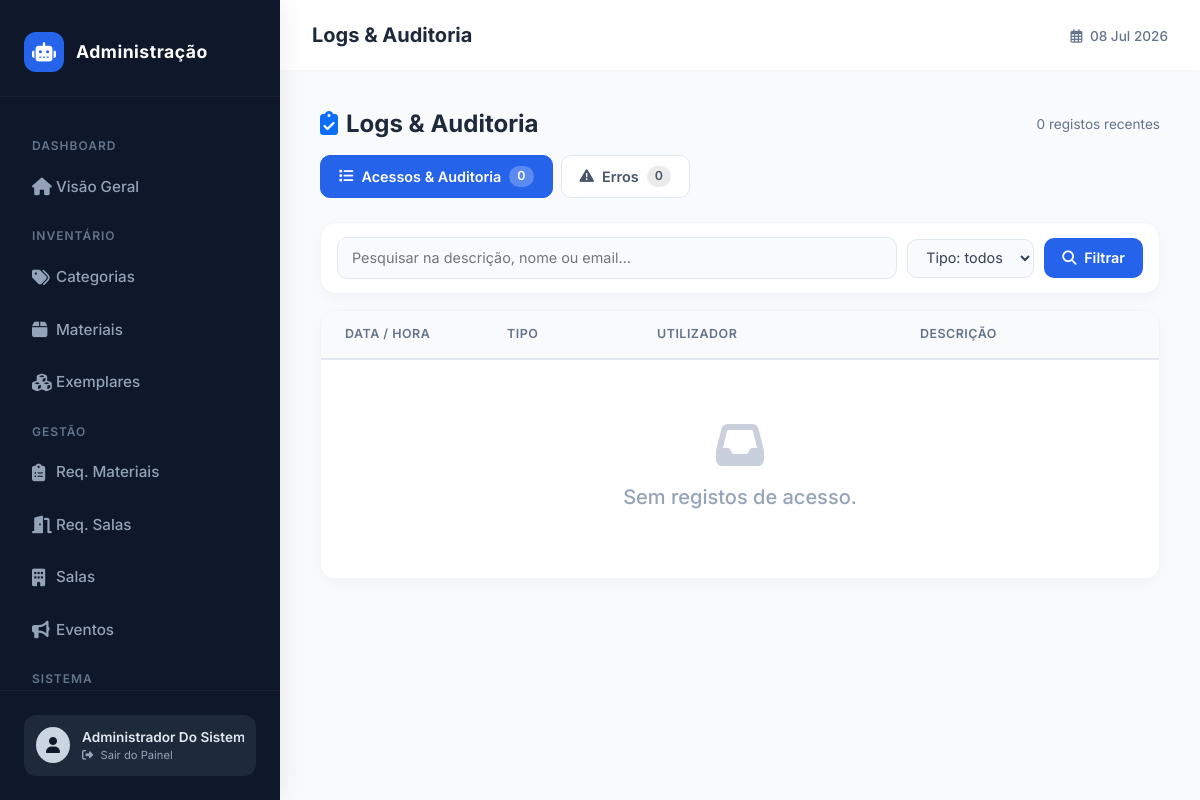
Before: /public/admin/logs (signed in) with the older database file.
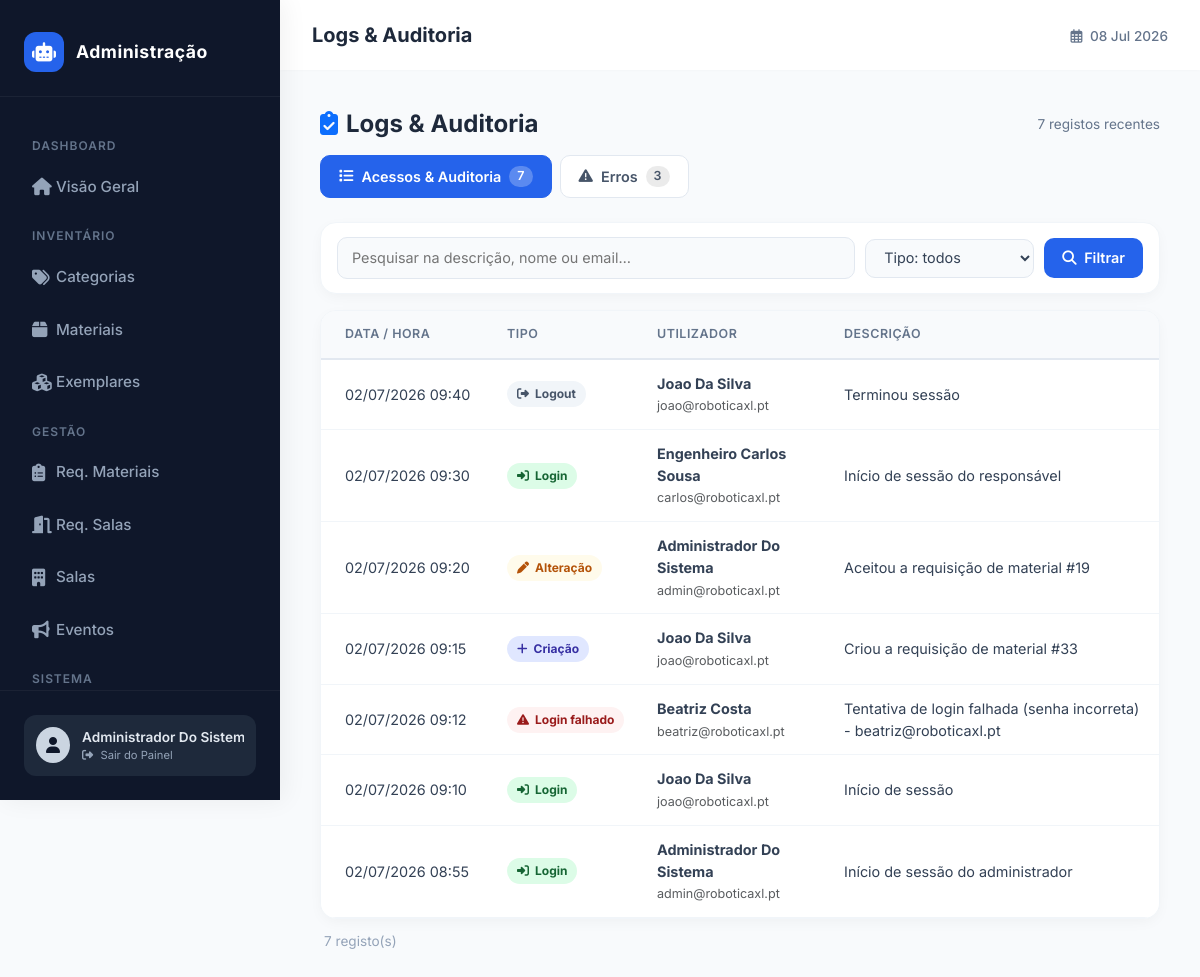
After: the same page with the newer database file.
### tables this page shows
CREATE TABLE IF NOT EXISTS `utilizador` (
  `id` INT NOT NULL AUTO_INCREMENT,
  `tipo` ENUM('ALUNO', 'PROFESSOR', 'ADMIN', 'RESPONSAVEL') NOT NULL,
  `nome` VARCHAR(100) NOT NULL,
  `email` VARCHAR(255) NOT NULL,
  `password_hash` VARCHAR(255) NOT NULL,
  `data_nascimento` DATE NOT NULL,
  `telefone` VARCHAR(20) NOT NULL,
  `linkedin` VARCHAR(255) NULL DEFAULT NULL,
  `turma` VARCHAR(10) NULL DEFAULT NULL,
  `foto` MEDIUMBLOB NULL DEFAULT NULL,
  `email_verificado` TINYINT(1) NOT NULL DEFAULT 0,
  `email_verificacao_token` VARCHAR(128) NULL DEFAULT NULL,
  `reset_token` VARCHAR(128) NULL DEFAULT NULL,
  `reset_expira` DATETIME NULL DEFAULT NULL,
  PRIMARY KEY (`id`),
  UNIQUE INDEX `email_UNIQUE` (`email` ASC));

CREATE TABLE IF NOT EXISTS `log_acesso` (
  `id` INT NOT NULL AUTO_INCREMENT,
  `id_utilizador` INT NULL DEFAULT NULL,
  `tipo` ENUM('LOGIN','LOGOUT','LOGIN_FALHADO','REGISTO','CRIACAO','ALTERACAO','ELIMINACAO','ACAO') NOT NULL DEFAULT 'ACAO',
  `descricao` VARCHAR(255) NOT NULL,
  `ip` VARCHAR(45) NULL DEFAULT NULL,
  `data_hora` DATETIME NOT NULL DEFAULT CURRENT_TIMESTAMP,
  PRIMARY KEY (`id`),
  INDEX `idx_logacesso_data` (`data_hora`),
  INDEX `idx_logacesso_util` (`id_utilizador`)
);

### app/core/Controller.php (called while the page is built, shortened)
<?php
class Controller
{
    protected function viewAdmin(string $view, array $data = [], string $breadcrumb = '', string $adminSection = '')
    {
        require __DIR__ . '/../views/layouts/admin.php';
    }
}

### app/controllers/AdminController.php (called while the page is built, shortened)
<?php
require_once __DIR__ . '/../core/Controller.php';
require_once __DIR__ . '/../core/Auth.php';
require_once __DIR__ . '/../models/Log.php';
class AdminController extends Controller
{
    public function logs()
    {
        $logModel = new Log();
        $todos = $logModel->acessos(2000);
        $filtrados = $this->aplicarFiltros($todos, ['descricao', 'utilizador_nome', 'utilizador_email'], ['tipo' => 'tipo']);
        $paginacao = $this->paginar($filtrados, 8);
        $this->viewAdmin('administracao/logs/index', [
            'acessos'    => $paginacao['itens'],
            'paginacao'  => $paginacao,
            'tiposLog'   => $this->opcoesDe($todos, 'tipo'),
            'totalErros' => $logModel->contarErros(),
        ], 'Logs & Auditoria', 'logs');
    }
}

### app/core/Router.php (called while the page is built, shortened)
<?php
class Router
{
    public function run()
    {
        $url = $_GET['url'] ?? 'home/index';
        $url = trim($url, '/');
        $parts = explode('/', $url);
        $method = $parts[1] ?? 'index';
        $params = array_slice($parts, 2);
        $controller = new $controllerName();
        call_user_func_array([$controller, $method], $params);
    }
}

### public/index.php (called while the page is built, shortened)
<?php
require_once __DIR__ . '/../app/core/Router.php';
$router = new Router();
$router->run();

### app/core/Auth.php (called while the page is built, shortened)
<?php
class Auth
{
    public static function user()
    {
        return $_SESSION['user'] ?? null;
    }
}

### app/config/database.php (called while the page is built, shortened)
<?php
class Database
{
    private static ?PDO $instance = null;
    public static function getInstance(): PDO
    {
        if (self::$instance === null) {
            $dsn = 'mysql:host=' . DB_HOST . ';port=' . DB_PORT . ';dbname=' . DB_NAME . ';charset=utf8mb4';
            $opcoes = [PDO::ATTR_ERRMODE => PDO::ERRMODE_EXCEPTION];
            try {
                self::$instance = new PDO($dsn, DB_USER, DB_PASS, $opcoes);
            } catch (PDOException $e) {
                die('Erro de ligação à BD: ' . $e->getMessage());
            }
        }
        return self::$instance;
    }
}

### app/models/Log.php (called while the page is built, shortened)
<?php
require_once __DIR__ . '/../core/Model.php';
class Log extends Model
{
    public function acessos(int $limite = 300): array
    {
        $limite = max(1, min(1000, $limite));
        $sql = "SELECT l.*, u.nome AS utilizador_nome, u.email AS utilizador_email
                FROM log_acesso l
                LEFT JOIN utilizador u ON u.id = l.id_utilizador
                ORDER BY l.data_hora DESC, l.id DESC
                LIMIT $limite";
        return $this->db->query($sql)->fetchAll(PDO::FETCH_ASSOC);
    }
}

### app/core/Model.php (called while the page is built, shortened)
<?php
require_once __DIR__ . '/../config/database.php';
class Model
{
    public function __construct()
    {
        $this->db = Database::getInstance();
    }
}

### app/views/administracao/logs/index.php (the view, shortened to what the rows shown need)
<?php
$acessos = $acessos ?? [];
function estiloLog($tipo) {
    switch ($tipo) {
        case 'LOGIN':         return ['#dcfce7', '#166534', 'fa-right-to-bracket', 'Login'];
        case 'LOGOUT':        return ['#f1f5f9', '#475569', 'fa-right-from-bracket', 'Logout'];
        case 'LOGIN_FALHADO': return ['#fef2f2', '#991b1b', 'fa-triangle-exclamation', 'Login falhado'];
        case 'CRIACAO':       return ['#e0e7ff', '#3730a3', 'fa-plus', 'Criação'];
        case 'ALTERACAO':     return ['#fffbeb', '#b45309', 'fa-pen', 'Alteração'];
    }
}
?>
<div class="clean-card">
    <div class="table-responsive">
        <table class="table table-borderless table-clean mb-0">
            <thead>
                <tr>
                    <th style="width: 170px;" class="ps-4">Data / Hora</th>
                    <th style="width: 150px;">Tipo</th>
                    <th>Utilizador</th>
                    <th>Descrição</th>
                </tr>
            </thead>
            <tbody>
                <?php if (empty($acessos)): ?>
                    <tr><td colspan="4"><div class="text-center py-5" style="color:#94a3b8;"><i class="fas fa-inbox mb-3" style="font-size:3rem;opacity:0.5;"></i><h5>Sem registos de acesso.</h5></div></td></tr>
                <?php else: foreach ($acessos as $l):
                    [$bg, $cor, $icon, $lbl] = estiloLog($l['tipo'] ?? '');
                ?>
                    <tr>
                        <td class="ps-4"><?php echo date('d/m/Y H:i', strtotime($l['data_hora'] ?? 'now')); ?></td>
                        <td><span class="log-badge" style="background: <?php echo $bg; ?>; color: <?php echo $cor; ?>;"><i class="fas <?php echo $icon; ?>"></i> <?php echo $lbl; ?></span></td>
                        <td>
                            <?php if (!empty($l['utilizador_nome'])): ?>
                                <strong><?php echo htmlspecialchars($l['utilizador_nome']); ?></strong><br>
                                <small class="text-muted"><?php echo htmlspecialchars($l['utilizador_email'] ?? ''); ?></small>
                            <?php else: ?>
                                <span class="text-muted">—</span>
                            <?php endif; ?>
                        </td>
                        <td><?php echo htmlspecialchars($l['descricao'] ?? ''); ?></td>
                    </tr>
                <?php endforeach; endif; ?>
            </tbody>
        </table>
    </div>
</div>

### app/views/layouts/admin.php (shortened to what the rows shown need)
<?php
require_once __DIR__ . '/../../core/Auth.php';
$currentUser = Auth::user();
?>
<!DOCTYPE html>
<html lang="pt">
<head>
    <link href="https://cdn.jsdelivr.net/npm/bootstrap@5.3.0/dist/css/bootstrap.min.css" rel="stylesheet">
    <link rel="stylesheet" href="https://cdnjs.cloudflare.com/ajax/libs/font-awesome/6.4.0/css/all.min.css">
</head>
<body>
<div class="wrapper">
    <nav id="sidebar">
        <div class="sidebar-footer">
            <a href="<?php echo BASE_URL; ?>dashboard/index" class="user-info-card" title="Voltar ao site">
                <div style="overflow: hidden;">
                    <div style="font-size: 0.85rem; font-weight: 600; white-space: nowrap; text-overflow: ellipsis;"><?= htmlspecialchars($currentUser['nome'] ?? 'Administrador') ?></div>
                    <div style="font-size: 0.7rem; color: #94a3b8;"><i class="fas fa-sign-out-alt me-1"></i> Sair do Painel</div>
                </div>
            </a>
        </div>
    </nav>
    <div id="content">
        <div class="main-container">
            <?php require $content_view; ?>
        </div>
    </div>
</div>
</body>
</html>

Changed rows visible on the page:
now on this page (row edited): utilizador: nome "Administrador Do…"
added log_acesso: data_hora "02/07/2026 09:40", lbl "Logout", id_utilizador.nome "Joao Da Silva", id_utilizador.email "joao@roboticaxl.pt", descricao "Terminou sessão"
added log_acesso: data_hora "02/07/2026 09:30", lbl "Login", id_utilizador.nome "Engenheiro Carlos Sousa", id_utilizador.email "carlos@roboticaxl.pt", descricao "Início de sessão do responsável"
added log_acesso: data_hora "02/07/2026 09:20", lbl "Alteração", id_utilizador.nome "Administrador Do Sistema", id_utilizador.email "admin@roboticaxl.pt", descricao "Aceitou a requisição de material #19"
added log_acesso: data_hora "02/07/2026 09:15", lbl "Criação", id_utilizador.nome "Joao Da Silva", id_utilizador.email "joao@roboticaxl.pt", descricao "Criou a requisição de material #33"
added log_acesso: data_hora "02/07/2026 09:12", lbl "Login falhado", id_utilizador.nome "Beatriz Costa", id_utilizador.email "beatriz@roboticaxl.pt", descricao "Tentativa de login falhada (senha incorreta) - beatriz@roboticaxl.pt"
added log_acesso: data_hora "02/07/2026 09:10", lbl "Login", id_utilizador.nome "Joao Da Silva", id_utilizador.email "joao@roboticaxl.pt", descricao "Início de sessão"
added log_acesso: data_hora "02/07/2026 08:55", lbl "Login", id_utilizador.nome "Administrador Do Sistema", id_utilizador.email "admin@roboticaxl.pt", descricao "Início de sessão do administrador"
Other visible differences:
count($acessos): "0" → "7"
$totalErros: "0" → "3"
$paginacao['total']: (not shown) → "7"
$currentUser['nome']: "Administrador Do…" → (not shown)
text no longer shown: "Sem registos de acesso."
text now shown: "registo(s)"
